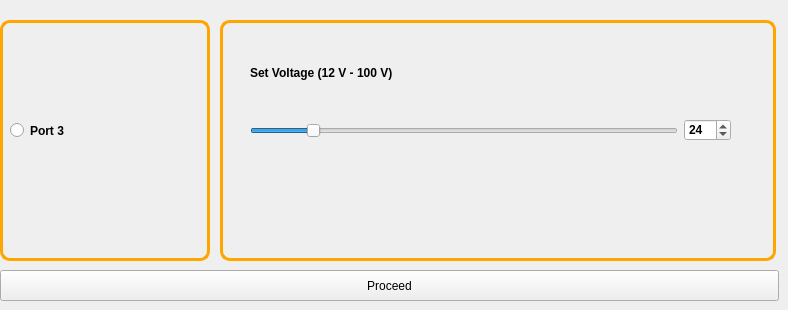
          <widget class="QWidget" name="tab_3">
           <attribute name="title">
            <string>Port 3</string>
           </attribute>
           <widget class="QFrame" name="frame">
            <property name="geometry">
             <rect>
              <x>0</x>
              <y>20</y>
              <width>210</width>
              <height>241</height>
             </rect>
            </property>
            <property name="styleSheet">
             <string notr="true">QFrame { 
 border: 3px solid orange;
border-radius: 10px;
padding: 10px;
}</string>
            </property>
            <property name="frameShape">
             <enum>QFrame::StyledPanel</enum>
            </property>
            <property name="frameShadow">
             <enum>QFrame::Raised</enum>
            </property>
            <property name="lineWidth">
             <number>10</number>
            </property>
            <widget class="QRadioButton" name="radioButton_PortC">
             <property name="geometry">
              <rect>
               <x>10</x>
               <y>90</y>
               <width>171</width>
               <height>41</height>
              </rect>
             </property>
             <property name="font">
              <font>
               <weight>75</weight>
               <bold>true</bold>
              </font>
             </property>
             <property name="text">
              <string>Port 3</string>
             </property>
             <property name="icon">
              <iconset resource="resource.qrc">
               <normaloff>:/Icons/Images/icons8-powerline-24.png</normaloff>:/Icons/Images/icons8-powerline-24.png</iconset>
             </property>
             <property name="iconSize">
              <size>
               <width>50</width>
               <height>40</height>
              </size>
             </property>
            </widget>
           </widget>
           <widget class="QFrame" name="frame_10">
            <property name="geometry">
             <rect>
              <x>220</x>
              <y>20</y>
              <width>556</width>
              <height>241</height>
             </rect>
            </property>
            <property name="font">
             <font>
              <weight>75</weight>
              <bold>true</bold>
             </font>
            </property>
            <property name="styleSheet">
             <string notr="true">QFrame { 
 border: 3px solid orange;
border-radius: 10px;
padding: 10px;
}</string>
            </property>
            <property name="frameShape">
             <enum>QFrame::StyledPanel</enum>
            </property>
            <property name="frameShadow">
             <enum>QFrame::Raised</enum>
            </property>
            <widget class="QWidget" name="horizontalLayoutWidget_3">
             <property name="geometry">
              <rect>
               <x>30</x>
               <y>80</y>
               <width>481</width>
               <height>61</height>
              </rect>
             </property>
             <layout class="QHBoxLayout" name="horizontalLayout_7">
              <item>
               <widget class="QSlider" name="horizontalSlider_voltage_3">
                <property name="font">
                 <font>
                  <weight>75</weight>
                  <bold>true</bold>
                 </font>
                </property>
                <property name="minimum">
                 <number>12</number>
                </property>
                <property name="maximum">
                 <number>100</number>
                </property>
                <property name="value">
                 <number>24</number>
                </property>
                <property name="orientation">
                 <enum>Qt::Horizontal</enum>
                </property>
               </widget>
              </item>
              <item>
               <widget class="QSpinBox" name="spinBox_voltage_3">
                <property name="font">
                 <font>
                  <weight>75</weight>
                  <bold>true</bold>
                 </font>
                </property>
                <property name="minimum">
                 <number>12</number>
                </property>
                <property name="maximum">
                 <number>100</number>
                </property>
                <property name="value">
                 <number>24</number>
                </property>
               </widget>
              </item>
             </layout>
            </widget>
            <widget class="QPushButton" name="pushButton_6">
             <property name="geometry">
              <rect>
               <x>30</x>
               <y>40</y>
               <width>391</width>
               <height>25</height>
              </rect>
             </property>
             <property name="font">
              <font>
               <weight>75</weight>
               <bold>true</bold>
              </font>
             </property>
             <property name="styleSheet">
              <string notr="true">border-width:1px;
 border-radius:50px;
Text-align:left</string>
             </property>
             <property name="text">
              <string>Set Voltage (12 V - 100 V)</string>
             </property>
             <property name="icon">
              <iconset resource="resource.qrc">
               <normaloff>:/Icons/Images/icons8-power-96.png</normaloff>:/Icons/Images/icons8-power-96.png</iconset>
             </property>
             <property name="iconSize">
              <size>
               <width>50</width>
               <height>40</height>
              </size>
             </property>
            </widget>
           </widget>
           <widget class="QPushButton" name="pushButton_Proceed_3">
            <property name="geometry">
             <rect>
              <x>0</x>
              <y>270</y>
              <width>779</width>
              <height>31</height>
             </rect>
            </property>
            <property name="font">
             <font>
              <weight>50</weight>
              <bold>false</bold>
             </font>
            </property>
            <property name="text">
             <string>Proceed</string>
            </property>
            <property name="icon">
             <iconset resource="resource.qrc">
              <normaloff>:/Icons/Images/icons8-next-100.png</normaloff>:/Icons/Images/icons8-next-100.png</iconset>
            </property>
            <property name="iconSize">
             <size>
              <width>40</width>
              <height>30</height>
             </size>
            </property>
           </widget>
          </widget>
